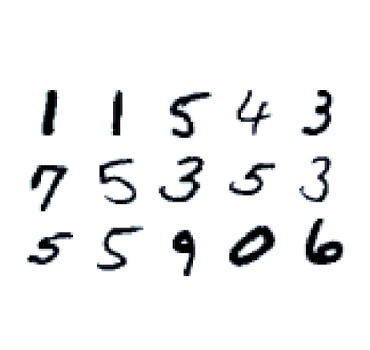
#> input picture Solo Development/NumFinder/digit_sample.png, 370 x 350 px
$ python color_histogram_image_search_test.py --image ../NumFinder/digit_sample.png   (Python 2 division)
#> lines starting #> are read from the running program, lines starting #| are printed output that depends on the picture
from matplotlib import pyplot as plt
import cv2
import argparse
import numpy as np

ap = argparse.ArgumentParser()
ap.add_argument("-i","--image",required = True, help = "Path to the search image")
args = vars(ap.parse_args())

image = cv2.imread(args["image"])
#> image is the input picture: shape (350, 370, 3); mean B, G, R 240.4, 239.8, 239.3
cv2.imshow("image",image)

gray = cv2.cvtColor(image, cv2.COLOR_BGR2GRAY)
cv2.imshow("gray",gray)
hist = cv2.calcHist([gray],[0],None,[256],[0,256])
#> hist = 256 values, max 114001 at index 255, min 9 at index 139, mean 505.9

#Shows the data for the color histogram for gray
plt.figure()
plt.xlabel("Bins")
plt.ylabel("# of Pixels")
plt.plot(hist)
plt.xlim([0,256])

plt.show()
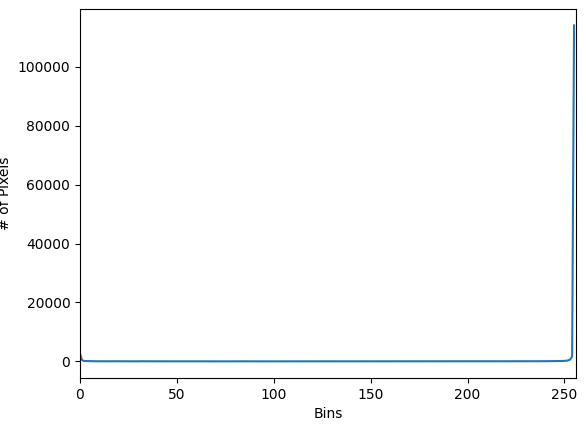
#> figure drawn by matplotlib, 1 panel; curve peaks at x = 255, y = 114001

#Shows the data for the color histogram for all the color bins
chans = cv2.split(image)
colors = ("b","g","r")
plt.figure()
plt.title("'Flattened' Color Histogram")
plt.xlabel("Bins")
plt.ylabel("# of Pixels")
features = []

for(chan,color) in zip(chans,colors):
	hist = cv2.calcHist([chan],[0],None,[256],[0,256])
	features.extend(hist)
	plt.plot(hist,color =color)
	plt.xlim([0,256])
#> this loop made 3 passes
#> color on passes 1 to 3: 'b', 'g', 'r'
#> after the loop, features = 768 items, first 6: [2306], [404], [363], [94], [87], [102]

print("Feature Vectors: %d" % (np.array(features).flatten().shape))
#| Feature Vectors: 768

fig = plt.figure()
ax = fig.add_subplot(131)
hist = cv2.calcHist([chans[1], chans[0]],[0,1],None,[32,32],[0,256,0,256])
p = ax.imshow(hist,interpolation = "nearest")
ax.set_title("2D Hist: ")
plt.colorbar(p)

print "2D histogram shape %s, with %d values" %(hist.shape, hist.flatten().shape[0])
#| 2D histogram shape (32, 32), with 1024 values

hist = cv2.calcHist([image],[0,1,2],None,[8,8,8],[0,256,0,256,0,256])

print "3D histogram shape: %s, with %d values" %(hist.shape, hist.flatten().shape[0])
#| 3D histogram shape: (8, 8, 8), with 512 values
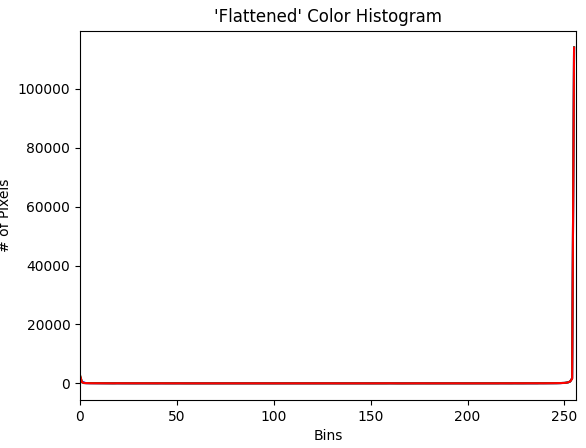
#> figure drawn by matplotlib, 1 panel; curve peaks at x = 255, y = 114024; curve peaks at x = 255, y = 114031; curve peaks at x = 255, y = 113946
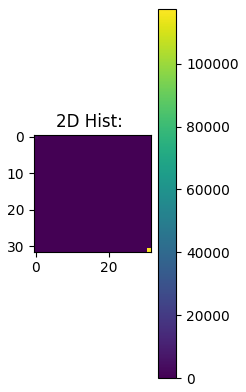
#> figure drawn by matplotlib, 2 panels
